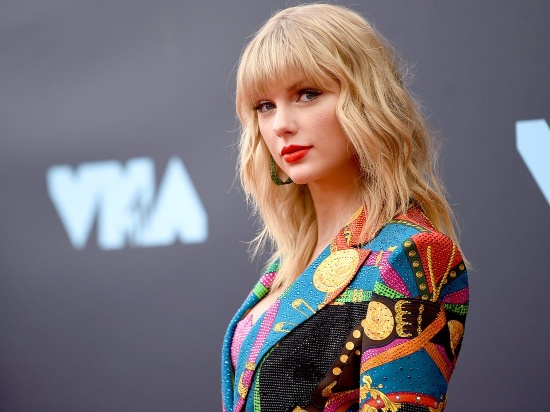
#> input picture books/practical-python-and-opencv/images/taylor-swift.jpg, 550 x 412 px
$ python cropping.py --image images/taylor-swift.jpg
#> lines starting #> are read from the running program, lines starting #| are printed output that depends on the picture; after the words box and inside, x2 and y2 are one past the last pixel; in counts of white or black regions, pixels touching at a corner belong together
import numpy as np
import argparse
import imutils
import cv2

ap = argparse.ArgumentParser()
ap.add_argument('-i', '--image', required=True, help='Path to the image')
args = vars(ap.parse_args())

image = cv2.imread(args['image'])
#> image is the input picture: shape (412, 550, 3); mean B, G, R 116.2, 112.1, 122
cv2.imshow('Original', image)

cropped = image[:, 200:480]
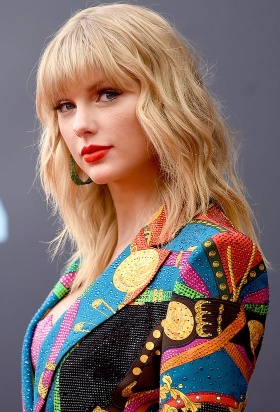
#> cropped: shape (412, 280, 3); mean B, G, R 104, 111.4, 132.9
cropped[0:20, 0:20] += 255
#> cropped: shape (412, 280, 3); 0.35% of pixels changed, all inside (x1, y1, x2, y2) = (0, 0, 20, 20)
cv2.imshow('Taylor Swift face', cropped)
cv2.waitKey(0)
